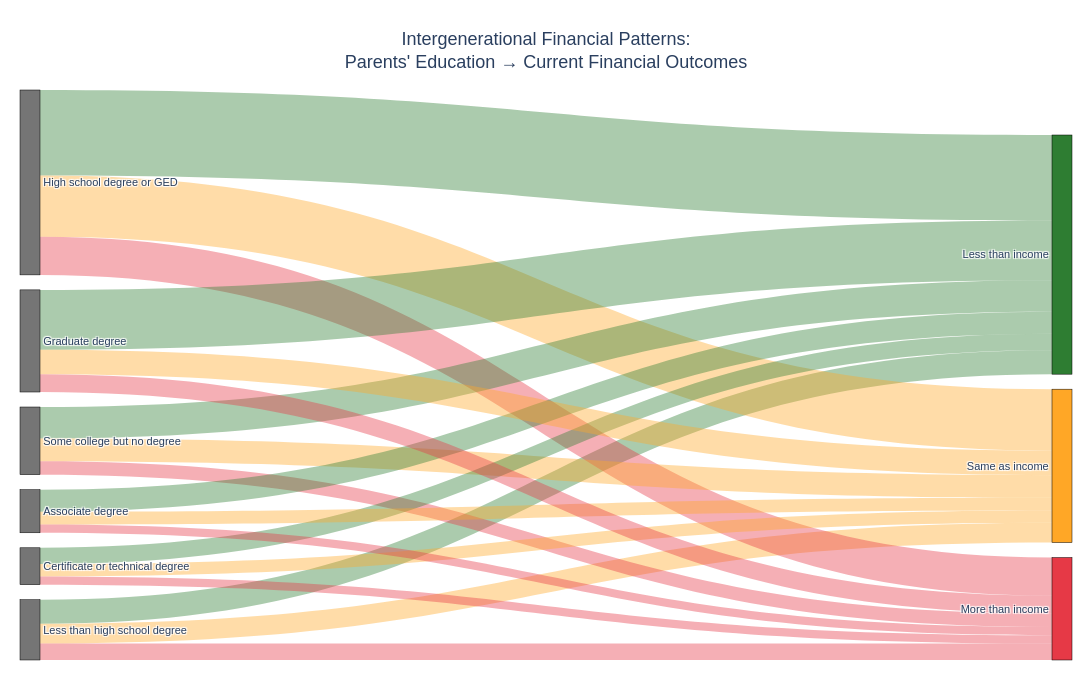

The code cell stored with this chart in its notebook:
### Code cell
# Create Sankey diagram
fig = go.Figure(data=[go.Sankey(
    node=dict(
        pad=15,
        thickness=20,
        line=dict(color="black", width=0.5),
        label=node_labels,
        color=['#757575'] * len(parent_edu_cats) +  # Gray for parent edu
              ['#2E7D32', '#FFA726', '#E63946'],    # Green/Orange/Red for I20
        hovertemplate='%{label}<br>Count: %{value:,}<extra></extra>'
    ),
    link=dict(
        source=source,
        target=target,
        value=value,
        color=link_colors,
        hovertemplate='%{source.label} → %{target.label}<br>Count: %{value:,}<extra></extra>'
    )
)])

fig.update_layout(
    title={
        'text': "Intergenerational Financial Patterns:<br>Parents' Education → Current Financial Outcomes",
        'font': {'size': 18, 'family': 'Arial, sans-serif'},
        'x': 0.5,
        'xanchor': 'center'
    },
    font=dict(size=11, family='Arial, sans-serif'),
    height=700,
    width=1200,
    paper_bgcolor='white',
    plot_bgcolor='white',
    margin=dict(l=20, r=20, t=90, b=40)
)

fig.show()

### Figure 1 — Plotly figure (JSON) as saved in the notebook; plotly's stock layout.template omitted (floating-point values rounded to 4 significant figures)
{"data": [{"link": {"color": ["rgba(46, 125, 50, 0.4)", "rgba(255, 167, 38, 0.4)", "rgba(230, 57, 70, 0.4)", "rgba(46, 125, 50, 0.4)", "rgba(255, 167, 38, 0.4)", "rgba(230, 57, 70, 0.4)", "rgba(46, 125, 50, 0.4)", "rgba(255, 167, 38, 0.4)", "rgba(230, 57, 70, 0.4)", "rgba(46, 125, 50, 0.4)", "rgba(255, 167, 38, 0.4)", "rgba(230, 57, 70, 0.4)", "rgba(46, 125, 50, 0.4)", "rgba(255, 167, 38, 0.4)", "rgba(230, 57, 70, 0.4)", "rgba(46, 125, 50, 0.4)", "rgba(255, 167, 38, 0.4)", "rgba(230, 57, 70, 0.4)"], "hovertemplate": "%{source.label} → %{target.label}<br>Count: %{value:,}<extra></extra>", "source": [0, 0, 0, 1, 1, 1, 2, 2, 2, 3, 3, 3, 4, 4, 4, 6, 6, 6], "target": [7, 8, 9, 7, 8, 9, 7, 8, 9, 7, 8, 9, 7, 8, 9, 7, 8, 9], "value": [289, 238, 198, 1027, 738, 458, 380, 271, 163, 196, 148, 100, 265, 153, 100, 719, 296, 213]}, "node": {"color": ["#757575", "#757575", "#757575", "#757575", "#757575", "#757575", "#757575", "#2E7D32", "#FFA726", "#E63946"], "hovertemplate": "%{label}<br>Count: %{value:,}<extra></extra>", "label": ["Less than high school degree", "High school degree or GED", "Some college but no degree", "Certificate or technical degree", "Associate degree", "Bachelor's degree", "Graduate degree", "Less than income", "Same as income", "More than income"], "line": {"color": "black", "width": 0.5}, "pad": 15, "thickness": 20}, "type": "sankey"}], "layout": {"font": {"family": "Arial, sans-serif", "size": 11}, "height": 700, "margin": {"b": 40, "l": 20, "r": 20, "t": 90}, "paper_bgcolor": "white", "plot_bgcolor": "white", "title": {"font": {"family": "Arial, sans-serif", "size": 18}, "text": "Intergenerational Financial Patterns:<br>Parents' Education → Current Financial Outcomes", "x": 0.5, "xanchor": "center"}, "width": 1200}}
